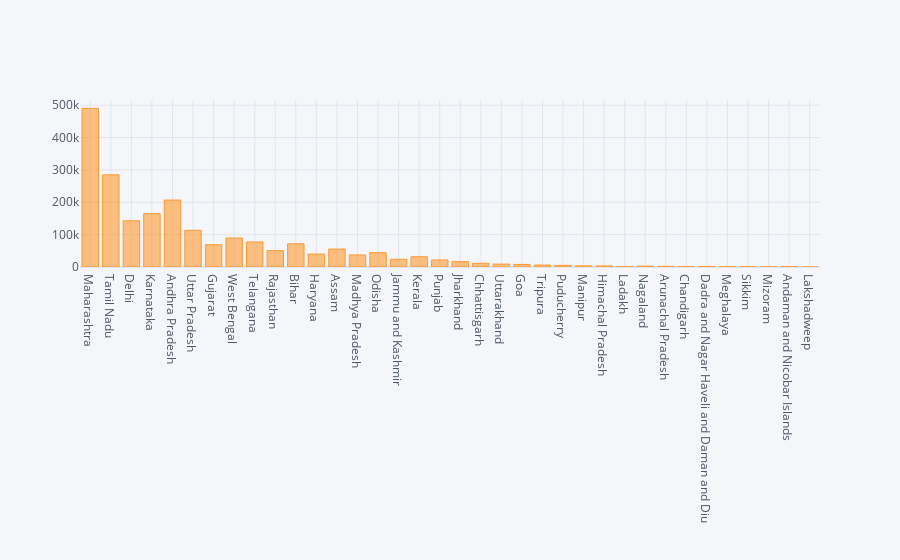

This figure's notebook cell:
### Code cell
#Bar plot for Confirmed Cases
Data.iplot(kind='bar',x='State',y='Confirmed')

### Figure 1 — Plotly figure (JSON) as saved in the notebook; plotly's stock layout.template omitted (floating-point values rounded to 4 significant figures)
{"data": [{"marker": {"color": "rgba(255, 153, 51, 0.6)", "line": {"color": "rgba(255, 153, 51, 1.0)", "width": 1}}, "name": "Confirmed", "orientation": "v", "text": "", "type": "bar", "x": ["Maharashtra", "Tamil Nadu", "Delhi", "Karnataka", "Andhra Pradesh", "Uttar Pradesh", "Gujarat", "West Bengal", "Telangana", "Rajasthan", "Bihar", "Haryana", "Assam", "Madhya Pradesh", "Odisha", "Jammu and Kashmir", "Kerala", "Punjab", "Jharkhand", "Chhattisgarh", "Uttarakhand", "Goa", "Tripura", "Puducherry", "Manipur", "Himachal Pradesh", "Ladakh", "Nagaland", "Arunachal Pradesh", "Chandigarh", "Dadra and Nagar Haveli and Daman and Diu", "Meghalaya", "Sikkim", "Mizoram", "Andaman and Nicobar Islands", "Lakshadweep"], "y": [490262, 285024, 142723, 164924, 206960, 113378, 68885, 89666, 77513, 50656, 71794, 40054, 55497, 37298, 44193, 23927, 31700, 21930, 16542, 11408, 8901, 7947, 6014, 5123, 3466, 3206, 1614, 2657, 2049, 1374, 1459, 1023, 854, 567, 1222, 0]}], "layout": {"legend": {"bgcolor": "#F5F6F9", "font": {"color": "#4D5663"}}, "paper_bgcolor": "#F5F6F9", "plot_bgcolor": "#F5F6F9", "title": {"font": {"color": "#4D5663"}}, "xaxis": {"gridcolor": "#E1E5ED", "showgrid": true, "tickfont": {"color": "#4D5663"}, "title": {"font": {"color": "#4D5663"}, "text": ""}, "zerolinecolor": "#E1E5ED"}, "yaxis": {"gridcolor": "#E1E5ED", "showgrid": true, "tickfont": {"color": "#4D5663"}, "title": {"font": {"color": "#4D5663"}, "text": ""}, "zerolinecolor": "#E1E5ED"}}}
